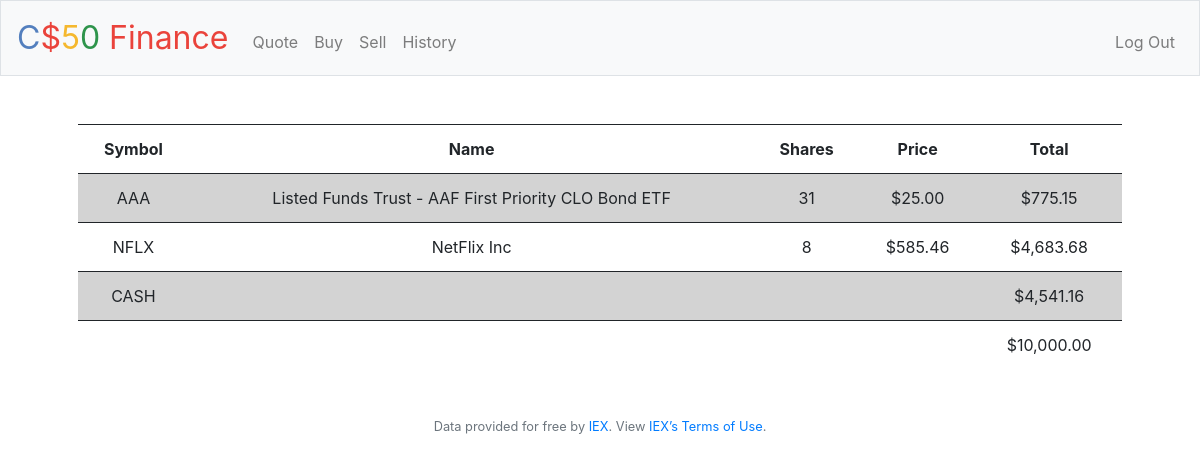
/ (signed in), run on the app's committed database.
### tables this page shows
CREATE TABLE portfolio (
id INTEGER NOT NULL,
user_id INTEGER NOT NULL,
symbol TEXT NOT NULL,
name TEXT NOT NULL,
shares INTEGER NOT NULL,
price NUMERIC NOT NULL,
PRIMARY KEY(id),
FOREIGN KEY(user_id) REFERENCES users(id)
);

### application.py (the view)
@app.route("/")
@login_required
def index():
    user_cash = db.execute("SELECT cash FROM users WHERE id=?", session.get("user_id"))
    cash = user_cash[0]["cash"]
    user_stocks = db.execute("SELECT * FROM portfolio WHERE user_id=?", session.get("user_id"))
    prices = []
    totals = []
    aggregate = cash
    for stock in user_stocks:
        price = stock["price"]
        total = price * stock["shares"]
        prices.append(usd(price))
        aggregate += total
        totals.append(usd(total))
    return render_template("index.html", cash=usd(cash), aggregate=usd(aggregate), stocks=user_stocks, length=len(user_stocks), prices=prices, totals=totals)

### application.py (called while the page is built)
@app.after_request
def after_request(response):
    response.headers["Cache-Control"] = "no-cache, no-store, must-revalidate"
    response.headers["Expires"] = 0
    response.headers["Pragma"] = "no-cache"
    return response

### helpers.py (called while the page is built)
def login_required(f):
    @wraps(f)
    def decorated_function(*args, **kwargs):
        if session.get("user_id") is None:
            return redirect("/login")
        return f(*args, **kwargs)
    return decorated_function

def usd(value):
    return f"${value:,.2f}"

### templates/index.html (shortened to what this page needs)
{% extends "layout.html" %}
{% block main %}
    <table>
        <thead>
            <tr>
                <th>Symbol</th>
                <th>Name</th>
                <th>Shares</th>
                <th>Price</th>
                <th>Total</th>
            </tr>
        </thead>
        <tbody>
            {% for i in range(length): %}
            <tr>
                <td>{{stocks[i].symbol}}</td>
                <td>{{stocks[i].name}}</td>
                <td>{{stocks[i].shares}}</td>
                <td>{{prices[i]}}</td>
                <td>{{totals[i]}}</td>
            </tr>
            {% endfor %}
            <tr>
                <td>CASH</td>
                <td> </td>
                <td> </td>
                <td> </td>
                <td>{{cash}}</td>
            </tr>
            <tr>
                <td> </td>
                <td> </td>
                <td> </td>
                <td> </td>
                <td>{{aggregate}}</td>
            </tr>
        </tbody>
    </table>
{% endblock %}

### static/styles.css (style rules this page uses)
table { width: 100%; border-collapse: collapse; }
table th, table td { padding: 0.75rem; border-top: 1px solid; vertical-align: top; }
tbody tr:nth-of-type(odd) { background-color: lightgrey; }

### data on the page
portfolio: symbol "AAA", name "Listed Funds Trust - AAF First Priority CLO Bond ETF", shares "31"
portfolio: symbol "NFLX", name "NetFlix Inc", shares "8"

### other printed values
{{ prices[i] }} "$25.00" "$585.46"
{{ totals[i] }} "$775.15" "$4,683.68"
{{ cash }} "$4,541.16"
{{ aggregate }} "$10,000.00"
